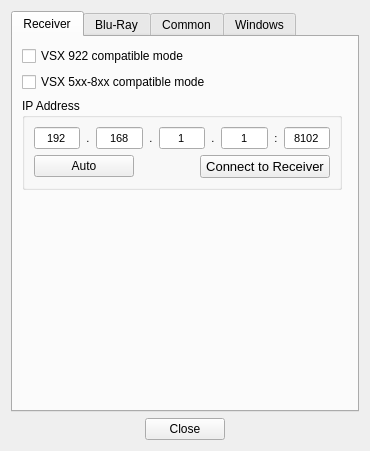
<?xml version="1.0" encoding="UTF-8"?>
<ui version="4.0">
 <class>SettingsDialog</class>
 <widget class="QDialog" name="SettingsDialog">
  <property name="geometry">
   <rect>
    <x>0</x>
    <y>0</y>
    <width>370</width>
    <height>451</height>
   </rect>
  </property>
  <property name="windowTitle">
   <string>Settings</string>
  </property>
  <layout class="QVBoxLayout" name="verticalLayout_2">
   <item>
    <widget class="QTabWidget" name="tabWidget">
     <property name="sizePolicy">
      <sizepolicy hsizetype="Minimum" vsizetype="Expanding">
       <horstretch>0</horstretch>
       <verstretch>0</verstretch>
      </sizepolicy>
     </property>
     <property name="currentIndex">
      <number>0</number>
     </property>
     <widget class="QWidget" name="tab_3">
      <attribute name="title">
       <string>Receiver</string>
      </attribute>
      <layout class="QVBoxLayout" name="verticalLayout_8">
       <item>
        <widget class="QCheckBox" name="TunerVSX922CompatibilityModeCheckBox">
         <property name="layoutDirection">
          <enum>Qt::LeftToRight</enum>
         </property>
         <property name="text">
          <string>VSX 922 compatible mode</string>
         </property>
        </widget>
       </item>
       <item>
        <widget class="QCheckBox" name="VSX5xxCompatibilityModeCheckBox">
         <property name="text">
          <string>VSX 5xx-8xx compatible mode</string>
         </property>
        </widget>
       </item>
       <item>
        <layout class="QHBoxLayout" name="horizontalLayout_4">
         <item>
          <widget class="QGroupBox" name="groupBox_3">
           <property name="sizePolicy">
            <sizepolicy hsizetype="Ignored" vsizetype="Preferred">
             <horstretch>0</horstretch>
             <verstretch>0</verstretch>
            </sizepolicy>
           </property>
           <property name="minimumSize">
            <size>
             <width>320</width>
             <height>0</height>
            </size>
           </property>
           <property name="title">
            <string>IP Address</string>
           </property>
           <layout class="QVBoxLayout" name="verticalLayout_7">
            <item>
             <layout class="QHBoxLayout" name="horizontalLayout_2">
              <item>
               <widget class="QLineEdit" name="lineEditIP1">
                <property name="minimumSize">
                 <size>
                  <width>41</width>
                  <height>0</height>
                 </size>
                </property>
                <property name="font">
                 <font>
                  <pointsize>8</pointsize>
                 </font>
                </property>
                <property name="inputMask">
                 <string notr="true"/>
                </property>
                <property name="text">
                 <string notr="true">192</string>
                </property>
                <property name="maxLength">
                 <number>3</number>
                </property>
                <property name="alignment">
                 <set>Qt::AlignCenter</set>
                </property>
                <property name="placeholderText">
                 <string>192</string>
                </property>
               </widget>
              </item>
              <item>
               <widget class="QLabel" name="label_27">
                <property name="font">
                 <font>
                  <pointsize>8</pointsize>
                 </font>
                </property>
                <property name="text">
                 <string>.</string>
                </property>
                <property name="textFormat">
                 <enum>Qt::PlainText</enum>
                </property>
                <property name="alignment">
                 <set>Qt::AlignCenter</set>
                </property>
               </widget>
              </item>
              <item>
               <widget class="QLineEdit" name="lineEditIP2">
                <property name="minimumSize">
                 <size>
                  <width>41</width>
                  <height>0</height>
                 </size>
                </property>
                <property name="font">
                 <font>
                  <pointsize>8</pointsize>
                 </font>
                </property>
                <property name="inputMask">
                 <string notr="true"/>
                </property>
                <property name="text">
                 <string notr="true">168</string>
                </property>
                <property name="maxLength">
                 <number>3</number>
                </property>
                <property name="alignment">
                 <set>Qt::AlignCenter</set>
                </property>
                <property name="placeholderText">
                 <string>168</string>
                </property>
               </widget>
              </item>
              <item>
               <widget class="QLabel" name="label_28">
                <property name="font">
                 <font>
                  <pointsize>8</pointsize>
                 </font>
                </property>
                <property name="text">
                 <string>.</string>
                </property>
                <property name="textFormat">
                 <enum>Qt::PlainText</enum>
                </property>
                <property name="alignment">
                 <set>Qt::AlignCenter</set>
                </property>
               </widget>
              </item>
              <item>
               <widget class="QLineEdit" name="lineEditIP3">
                <property name="minimumSize">
                 <size>
                  <width>41</width>
                  <height>0</height>
                 </size>
                </property>
                <property name="font">
                 <font>
                  <pointsize>8</pointsize>
                 </font>
                </property>
                <property name="inputMask">
                 <string notr="true"/>
                </property>
                <property name="text">
                 <string notr="true">1</string>
                </property>
                <property name="maxLength">
                 <number>3</number>
                </property>
                <property name="alignment">
                 <set>Qt::AlignCenter</set>
                </property>
                <property name="placeholderText">
                 <string>1</string>
                </property>
               </widget>
              </item>
              <item>
               <widget class="QLabel" name="label_29">
                <property name="font">
                 <font>
                  <pointsize>8</pointsize>
                 </font>
                </property>
                <property name="text">
                 <string>.</string>
                </property>
                <property name="textFormat">
                 <enum>Qt::PlainText</enum>
                </property>
                <property name="alignment">
                 <set>Qt::AlignCenter</set>
                </property>
               </widget>
              </item>
              <item>
               <widget class="QLineEdit" name="lineEditIP4">
                <property name="minimumSize">
                 <size>
                  <width>41</width>
                  <height>0</height>
                 </size>
                </property>
                <property name="font">
                 <font>
                  <pointsize>8</pointsize>
                 </font>
                </property>
                <property name="inputMask">
                 <string notr="true"/>
                </property>
                <property name="text">
                 <string notr="true">1</string>
                </property>
                <property name="maxLength">
                 <number>3</number>
                </property>
                <property name="alignment">
                 <set>Qt::AlignCenter</set>
                </property>
                <property name="placeholderText">
                 <string>1</string>
                </property>
               </widget>
              </item>
              <item>
               <widget class="QLabel" name="label_30">
                <property name="font">
                 <font>
                  <pointsize>8</pointsize>
                 </font>
                </property>
                <property name="text">
                 <string>:</string>
                </property>
                <property name="textFormat">
                 <enum>Qt::PlainText</enum>
                </property>
                <property name="alignment">
                 <set>Qt::AlignCenter</set>
                </property>
               </widget>
              </item>
              <item>
               <widget class="QLineEdit" name="lineEditIPPort">
                <property name="minimumSize">
                 <size>
                  <width>41</width>
                  <height>0</height>
                 </size>
                </property>
                <property name="font">
                 <font>
                  <pointsize>8</pointsize>
                 </font>
                </property>
                <property name="inputMask">
                 <string notr="true"/>
                </property>
                <property name="text">
                 <string notr="true">8102</string>
                </property>
                <property name="maxLength">
                 <number>5</number>
                </property>
                <property name="alignment">
                 <set>Qt::AlignCenter</set>
                </property>
                <property name="placeholderText">
                 <string>8102</string>
                </property>
               </widget>
              </item>
             </layout>
            </item>
            <item>
             <layout class="QHBoxLayout" name="horizontalLayout_3">
              <item>
               <widget class="QPushButton" name="pushButtonAuto">
                <property name="minimumSize">
                 <size>
                  <width>100</width>
                  <height>0</height>
                 </size>
                </property>
                <property name="text">
                 <string>Auto</string>
                </property>
                <property name="autoDefault">
                 <bool>false</bool>
                </property>
               </widget>
              </item>
              <item>
               <spacer name="horizontalSpacer_3">
                <property name="orientation">
                 <enum>Qt::Horizontal</enum>
                </property>
                <property name="sizeHint" stdset="0">
                 <size>
                  <width>40</width>
                  <height>20</height>
                 </size>
                </property>
               </spacer>
              </item>
              <item>
               <widget class="QPushButton" name="pushButtonConnect">
                <property name="minimumSize">
                 <size>
                  <width>130</width>
                  <height>0</height>
                 </size>
                </property>
                <property name="font">
                 <font>
                  <pointsize>10</pointsize>
                  <weight>50</weight>
                  <bold>false</bold>
                 </font>
                </property>
                <property name="text">
                 <string>Connect to Receiver</string>
                </property>
                <property name="checkable">
                 <bool>true</bool>
                </property>
                <property name="autoDefault">
                 <bool>false</bool>
                </property>
               </widget>
              </item>
             </layout>
            </item>
           </layout>
          </widget>
         </item>
         <item>
          <spacer name="horizontalSpacer_5">
           <property name="orientation">
            <enum>Qt::Horizontal</enum>
           </property>
           <property name="sizeHint" stdset="0">
            <size>
             <width>40</width>
             <height>20</height>
            </size>
           </property>
          </spacer>
         </item>
        </layout>
       </item>
       <item>
        <spacer name="verticalSpacer_5">
         <property name="orientation">
          <enum>Qt::Vertical</enum>
         </property>
         <property name="sizeHint" stdset="0">
          <size>
           <width>20</width>
           <height>214</height>
          </size>
         </property>
        </spacer>
       </item>
      </layout>
     </widget>
     <widget class="QWidget" name="tab">
      <attribute name="title">
       <string>Blu-Ray</string>
      </attribute>
      <layout class="QVBoxLayout" name="verticalLayout_4">
       <item>
        <widget class="QCheckBox" name="ShowBlueRayWindowCheckBox">
         <property name="text">
          <string>Show Blu-Ray window automatically</string>
         </property>
        </widget>
       </item>
       <item>
        <widget class="QCheckBox" name="RestoreBlueRayWindowCheckBox">
         <property name="text">
          <string>Remember last window position</string>
         </property>
        </widget>
       </item>
       <item>
        <layout class="QHBoxLayout" name="horizontalLayout_8">
         <property name="topMargin">
          <number>0</number>
         </property>
         <item>
          <widget class="QPushButton" name="pushBDSettingsLoadButton">
           <property name="minimumSize">
            <size>
             <width>120</width>
             <height>0</height>
            </size>
           </property>
           <property name="text">
            <string>Load  Player Settings</string>
           </property>
          </widget>
         </item>
         <item>
          <spacer name="horizontalSpacer_6">
           <property name="orientation">
            <enum>Qt::Horizontal</enum>
           </property>
           <property name="sizeHint" stdset="0">
            <size>
             <width>40</width>
             <height>20</height>
            </size>
           </property>
          </spacer>
         </item>
        </layout>
       </item>
       <item>
        <layout class="QHBoxLayout" name="horizontalLayout_5">
         <property name="topMargin">
          <number>0</number>
         </property>
         <item>
          <widget class="QGroupBox" name="groupBox_4">
           <property name="sizePolicy">
            <sizepolicy hsizetype="Ignored" vsizetype="Preferred">
             <horstretch>0</horstretch>
             <verstretch>0</verstretch>
            </sizepolicy>
           </property>
           <property name="minimumSize">
            <size>
             <width>320</width>
             <height>0</height>
            </size>
           </property>
           <property name="title">
            <string>IP Address</string>
           </property>
           <layout class="QVBoxLayout" name="verticalLayout_10">
            <item>
             <layout class="QHBoxLayout" name="horizontalLayout_6">
              <item>
               <widget class="QLineEdit" name="lineEditIP1_BD">
                <property name="minimumSize">
                 <size>
                  <width>41</width>
                  <height>0</height>
                 </size>
                </property>
                <property name="font">
                 <font>
                  <pointsize>8</pointsize>
                 </font>
                </property>
                <property name="inputMask">
                 <string notr="true"/>
                </property>
                <property name="text">
                 <string notr="true">192</string>
                </property>
                <property name="maxLength">
                 <number>3</number>
                </property>
                <property name="alignment">
                 <set>Qt::AlignCenter</set>
                </property>
                <property name="placeholderText">
                 <string>192</string>
                </property>
               </widget>
              </item>
              <item>
               <widget class="QLabel" name="label_31">
                <property name="font">
                 <font>
                  <pointsize>8</pointsize>
                 </font>
                </property>
                <property name="text">
                 <string>.</string>
                </property>
                <property name="textFormat">
                 <enum>Qt::PlainText</enum>
                </property>
                <property name="alignment">
                 <set>Qt::AlignCenter</set>
                </property>
               </widget>
              </item>
              <item>
               <widget class="QLineEdit" name="lineEditIP2_BD">
                <property name="minimumSize">
                 <size>
                  <width>41</width>
                  <height>0</height>
                 </size>
                </property>
                <property name="font">
                 <font>
                  <pointsize>8</pointsize>
                 </font>
                </property>
                <property name="inputMask">
                 <string notr="true"/>
                </property>
                <property name="text">
                 <string notr="true">168</string>
                </property>
                <property name="maxLength">
                 <number>3</number>
                </property>
                <property name="alignment">
                 <set>Qt::AlignCenter</set>
                </property>
                <property name="placeholderText">
                 <string>168</string>
                </property>
               </widget>
              </item>
              <item>
               <widget class="QLabel" name="label_32">
                <property name="font">
                 <font>
                  <pointsize>8</pointsize>
                 </font>
                </property>
                <property name="text">
                 <string>.</string>
                </property>
                <property name="textFormat">
                 <enum>Qt::PlainText</enum>
                </property>
                <property name="alignment">
                 <set>Qt::AlignCenter</set>
                </property>
               </widget>
              </item>
              <item>
               <widget class="QLineEdit" name="lineEditIP3_BD">
                <property name="minimumSize">
                 <size>
                  <width>41</width>
                  <height>0</height>
                 </size>
                </property>
                <property name="font">
                 <font>
                  <pointsize>8</pointsize>
                 </font>
                </property>
                <property name="inputMask">
                 <string notr="true"/>
                </property>
                <property name="text">
                 <string notr="true">1</string>
                </property>
                <property name="maxLength">
                 <number>3</number>
                </property>
                <property name="alignment">
                 <set>Qt::AlignCenter</set>
                </property>
                <property name="placeholderText">
                 <string>1</string>
                </property>
               </widget>
              </item>
              <item>
               <widget class="QLabel" name="label_33">
                <property name="font">
                 <font>
                  <pointsize>8</pointsize>
                 </font>
                </property>
                <property name="text">
                 <string>.</string>
                </property>
                <property name="textFormat">
                 <enum>Qt::PlainText</enum>
                </property>
                <property name="alignment">
                 <set>Qt::AlignCenter</set>
                </property>
               </widget>
              </item>
              <item>
               <widget class="QLineEdit" name="lineEditIP4_BD">
                <property name="minimumSize">
                 <size>
                  <width>41</width>
                  <height>0</height>
                 </size>
                </property>
                <property name="font">
                 <font>
                  <pointsize>8</pointsize>
                 </font>
                </property>
                <property name="inputMask">
                 <string notr="true"/>
                </property>
                <property name="text">
                 <string notr="true">1</string>
                </property>
                <property name="maxLength">
                 <number>3</number>
                </property>
                <property name="alignment">
                 <set>Qt::AlignCenter</set>
                </property>
                <property name="placeholderText">
                 <string>1</string>
                </property>
               </widget>
              </item>
              <item>
               <widget class="QLabel" name="label_34">
                <property name="font">
                 <font>
                  <pointsize>8</pointsize>
                 </font>
                </property>
                <property name="text">
                 <string>:</string>
                </property>
                <property name="textFormat">
                 <enum>Qt::PlainText</enum>
                </property>
                <property name="alignment">
                 <set>Qt::AlignCenter</set>
                </property>
               </widget>
              </item>
              <item>
               <widget class="QLineEdit" name="lineEditIPPort_BD">
                <property name="minimumSize">
                 <size>
                  <width>41</width>
                  <height>0</height>
                 </size>
                </property>
                <property name="font">
                 <font>
                  <pointsize>8</pointsize>
                 </font>
                </property>
                <property name="inputMask">
                 <string notr="true"/>
                </property>
                <property name="text">
                 <string notr="true">8102</string>
                </property>
                <property name="maxLength">
                 <number>5</number>
                </property>
                <property name="alignment">
                 <set>Qt::AlignCenter</set>
                </property>
                <property name="placeholderText">
                 <string>8102</string>
                </property>
               </widget>
              </item>
             </layout>
            </item>
            <item>
             <layout class="QHBoxLayout" name="horizontalLayout_7">
              <item>
               <widget class="QPushButton" name="pushButtonAuto_BD">
                <property name="minimumSize">
                 <size>
                  <width>100</width>
                  <height>0</height>
                 </size>
                </property>
                <property name="text">
                 <string>Auto</string>
                </property>
                <property name="autoDefault">
                 <bool>false</bool>
                </property>
               </widget>
              </item>
              <item>
               <spacer name="horizontalSpacer_7">
                <property name="orientation">
                 <enum>Qt::Horizontal</enum>
                </property>
                <property name="sizeHint" stdset="0">
                 <size>
                  <width>40</width>
                  <height>20</height>
                 </size>
                </property>
               </spacer>
              </item>
              <item>
               <widget class="QPushButton" name="pushButtonConnect_BD">
                <property name="enabled">
                 <bool>true</bool>
                </property>
                <property name="minimumSize">
                 <size>
                  <width>120</width>
                  <height>0</height>
                 </size>
                </property>
                <property name="font">
                 <font>
                  <pointsize>10</pointsize>
                  <weight>50</weight>
                  <bold>false</bold>
                 </font>
                </property>
                <property name="text">
                 <string>Connect to Player</string>
                </property>
                <property name="checkable">
                 <bool>true</bool>
                </property>
                <property name="autoDefault">
                 <bool>false</bool>
                </property>
               </widget>
              </item>
             </layout>
            </item>
           </layout>
          </widget>
         </item>
         <item>
          <spacer name="horizontalSpacer_4">
           <property name="orientation">
            <enum>Qt::Horizontal</enum>
           </property>
           <property name="sizeHint" stdset="0">
            <size>
             <width>40</width>
             <height>20</height>
            </size>
           </property>
          </spacer>
         </item>
        </layout>
       </item>
       <item>
        <spacer name="verticalSpacer_4">
         <property name="orientation">
          <enum>Qt::Vertical</enum>
         </property>
         <property name="sizeHint" stdset="0">
          <size>
           <width>20</width>
           <height>309</height>
          </size>
         </property>
        </spacer>
       </item>
      </layout>
     </widget>
     <widget class="QWidget" name="tab_6">
      <attribute name="title">
       <string>Common</string>
      </attribute>
      <layout class="QVBoxLayout" name="verticalLayout_5">
       <item>
        <widget class="QGroupBox" name="groupBox_2">
         <property name="title">
          <string>Language</string>
         </property>
         <layout class="QVBoxLayout" name="verticalLayout_3">
          <item>
           <widget class="QRadioButton" name="LanguageAutoRadioButton">
            <property name="text">
             <string>Auto</string>
            </property>
           </widget>
          </item>
          <item>
           <widget class="QRadioButton" name="LanguageEnglishRadioButton">
            <property name="text">
             <string>English</string>
            </property>
           </widget>
          </item>
          <item>
           <widget class="QRadioButton" name="LanguageGermanRadioButton">
            <property name="text">
             <string>German</string>
            </property>
           </widget>
          </item>
          <item>
           <widget class="QRadioButton" name="LanguageRussianRadioButton">
            <property name="text">
             <string>Русский</string>
            </property>
           </widget>
          </item>
         </layout>
        </widget>
       </item>
       <item>
        <widget class="QCheckBox" name="ShowReceiverNameInTitleCheckBox">
         <property name="text">
          <string>Show Receiver name in window title</string>
         </property>
        </widget>
       </item>
       <item>
        <widget class="QCheckBox" name="ShowDefaultInputNameCheckBox">
         <property name="text">
          <string>Show default name of the input line</string>
         </property>
        </widget>
       </item>
       <item>
        <widget class="QCheckBox" name="BlackThemeCheckBox">
         <property name="text">
          <string>Black Theme</string>
         </property>
        </widget>
       </item>
       <item>
        <spacer name="verticalSpacer_3">
         <property name="orientation">
          <enum>Qt::Vertical</enum>
         </property>
         <property name="sizeHint" stdset="0">
          <size>
           <width>254</width>
           <height>184</height>
          </size>
         </property>
        </spacer>
       </item>
      </layout>
     </widget>
     <widget class="QWidget" name="tab_4">
      <attribute name="title">
       <string>Windows</string>
      </attribute>
      <layout class="QVBoxLayout" name="verticalLayout_6">
       <item>
        <widget class="QGroupBox" name="groupBox">
         <property name="title">
          <string>Restore window position on start</string>
         </property>
         <layout class="QVBoxLayout" name="verticalLayout">
          <item>
           <layout class="QGridLayout" name="gridLayout">
            <item row="0" column="0">
             <widget class="QCheckBox" name="RestoreMainWindowCheckBox">
              <property name="text">
               <string>Main Window</string>
              </property>
             </widget>
            </item>
            <item row="0" column="1">
             <widget class="QCheckBox" name="RestoreAVSettingsWindowCheckBox">
              <property name="text">
               <string>Audio/Video Settings</string>
              </property>
             </widget>
            </item>
            <item row="1" column="0">
             <widget class="QCheckBox" name="RestoreEQWindowCheckBox">
              <property name="text">
               <string>Equalizer</string>
              </property>
             </widget>
            </item>
            <item row="2" column="0">
             <widget class="QCheckBox" name="RestoreTunerWindowCheckBox">
              <property name="text">
               <string>Tuner</string>
              </property>
             </widget>
            </item>
            <item row="3" column="0">
             <widget class="QCheckBox" name="RestoreNetRadioWindowCheckBox">
              <property name="text">
               <string>NetRadio</string>
              </property>
             </widget>
            </item>
            <item row="4" column="0">
             <widget class="QCheckBox" name="RestoreSpeakerSettingsWindowCheckBox">
              <property name="text">
               <string>Speaker settings</string>
              </property>
             </widget>
            </item>
            <item row="5" column="0">
             <widget class="QCheckBox" name="RestoreLMSettingsWindowCheckBox">
              <property name="text">
               <string>Listening mode</string>
              </property>
             </widget>
            </item>
            <item row="6" column="0">
             <widget class="QCheckBox" name="RestoreUSBWindowCheckBox">
              <property name="text">
               <string>iPod/USB</string>
              </property>
             </widget>
            </item>
            <item row="7" column="0">
             <widget class="QCheckBox" name="RestoreZoneControlWindowCheckBox">
              <property name="text">
               <string>Zone Control</string>
              </property>
             </widget>
            </item>
            <item row="1" column="1">
             <widget class="QCheckBox" name="RestoreMCACCEQWindowCheckBox">
              <property name="text">
               <string>MCACC Equalizer</string>
              </property>
             </widget>
            </item>
           </layout>
          </item>
          <item>
           <spacer name="verticalSpacer">
            <property name="orientation">
             <enum>Qt::Vertical</enum>
            </property>
            <property name="sizeHint" stdset="0">
             <size>
              <width>20</width>
              <height>40</height>
             </size>
            </property>
           </spacer>
          </item>
         </layout>
        </widget>
       </item>
       <item>
        <widget class="QCheckBox" name="ShowTunerCheckBox">
         <property name="text">
          <string>Show Tuner window automatically</string>
         </property>
        </widget>
       </item>
       <item>
        <widget class="QCheckBox" name="ShowNetRadioCheckBox">
         <property name="text">
          <string>Show NetRadio window automatically</string>
         </property>
        </widget>
       </item>
       <item>
        <widget class="QCheckBox" name="ShowUSBCheckBox">
         <property name="text">
          <string>Show iPod/USB window automatically</string>
         </property>
        </widget>
       </item>
       <item>
        <widget class="QCheckBox" name="MinimizeToTrayCheckBox">
         <property name="text">
          <string>Minimize to tray</string>
         </property>
        </widget>
       </item>
       <item>
        <spacer name="verticalSpacer_2">
         <property name="orientation">
          <enum>Qt::Vertical</enum>
         </property>
         <property name="sizeHint" stdset="0">
          <size>
           <width>20</width>
           <height>20</height>
          </size>
         </property>
        </spacer>
       </item>
      </layout>
      <zorder>groupBox</zorder>
      <zorder>ShowUSBCheckBox</zorder>
      <zorder>ShowNetRadioCheckBox</zorder>
      <zorder>ShowTunerCheckBox</zorder>
      <zorder>MinimizeToTrayCheckBox</zorder>
     </widget>
    </widget>
   </item>
   <item>
    <layout class="QHBoxLayout" name="horizontalLayout">
     <item>
      <spacer name="horizontalSpacer">
       <property name="orientation">
        <enum>Qt::Horizontal</enum>
       </property>
       <property name="sizeHint" stdset="0">
        <size>
         <width>40</width>
         <height>20</height>
        </size>
       </property>
      </spacer>
     </item>
     <item>
      <widget class="QPushButton" name="pushButton">
       <property name="text">
        <string>Close</string>
       </property>
      </widget>
     </item>
     <item>
      <spacer name="horizontalSpacer_2">
       <property name="orientation">
        <enum>Qt::Horizontal</enum>
       </property>
       <property name="sizeHint" stdset="0">
        <size>
         <width>40</width>
         <height>20</height>
        </size>
       </property>
      </spacer>
     </item>
    </layout>
   </item>
  </layout>
 </widget>
 <resources/>
 <connections/>
</ui>
